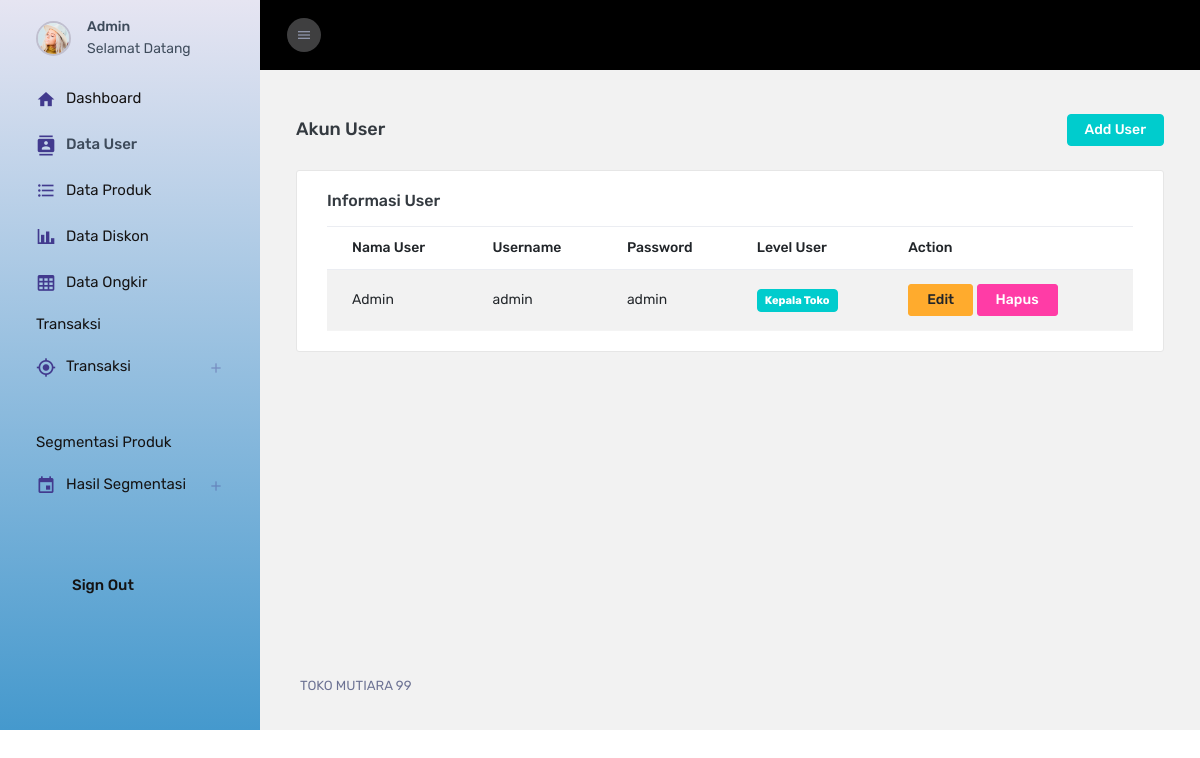
/Admin/cUser (signed in), run on an earlier commit of the app's database.
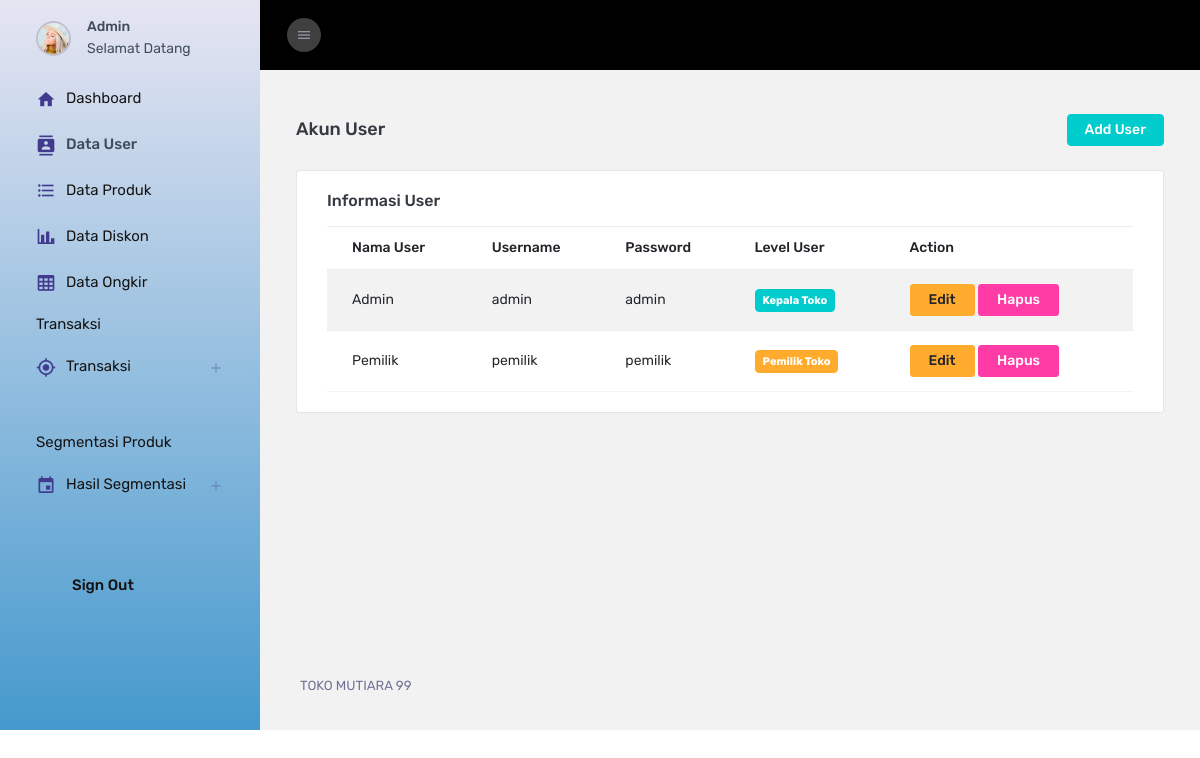
And on a later commit of the database.
### tables this page shows
CREATE TABLE `user` (
  `id_user` int(11) NOT NULL,
  `nama_user` varchar(125) NOT NULL,
  `username` varchar(125) NOT NULL,
  `password` varchar(125) NOT NULL,
  `level_user` int(11) NOT NULL
);

### application/controllers/Admin/cUser.php (called while the page is built, shortened)
<?php
class cUser extends CI_Controller
{
	public function __construct()
	{
		$this->load->model('mUser');
	}
	function index()
	{
		$data = array(
			'user' => $this->mUser->select()
		);
		$this->load->view('Admin/Layout/head');
		$this->load->view('Admin/User/vUser', $data);
		$this->load->view('Admin//Layout/footer');
	}
}

### index.php (called while the page is built, shortened)
<?php
require_once BASEPATH.'core/CodeIgniter.php';

### application/models/mUser.php (called while the page is built, shortened)
<?php
class mUser extends CI_Model
{
	public function select()
	{
		$this->db->select('*');
		$this->db->from('user');
		return $this->db->get()->result();
	}
}

### application/views/Admin/User/vUser.php (the view, shortened to what this page needs)
<div class="main-panel">
	<div class="content-wrapper">
		<div class="page-header">
			<h3 class="page-title">Akun User</h3>
			<div class="d-flex">
				<a href="<?= base_url('Admin/cUser/create') ?>" class="btn btn-sm ml-3 btn-success"> Add User </a>
			</div>
		</div>
		<div class="row">
			<div class="col-lg-12 grid-margin stretch-card">
				<div class="card">
					<div class="card-body">
						<h4 class="card-title">Informasi User</h4>
						<div class="table-responsive">
							<table class="table table-striped">
								<thead>
									<tr>
										<th>Nama User</th>
										<th>Username</th>
										<th>Password</th>
										<th>Level User</th>
										<th>Action</th>
									</tr>
								</thead>
								<tbody>
									<?php
									foreach ($user as $key => $value) {
									?>
										<tr>
											<td><?= $value->nama_user ?></td>
											<td><?= $value->username ?></td>
											<td><?= $value->password ?></td>
											<td><?php
												if ($value->level_user == '1') {
												?>
													<span class="badge badge-success">Kepala Toko</span>
												<?php
												} else {
												?>
													<span class="badge badge-warning">Pemilik Toko</span>
												<?php
												}
												?>
											</td>
											<td>
												<a href="<?= base_url('Admin/cUser/update/' . $value->id_user) ?>" class="btn btn-warning"> Edit </a>
												<a href="<?= base_url('Admin/cUser/delete/' . $value->id_user) ?>" class="btn btn-danger"> Hapus </a>
											</td>
										</tr>
									<?php
									}
									?>
								</tbody>
							</table>
						</div>
					</div>
				</div>
			</div>
		</div>
	</div>

### application/views/Admin/Layout/head.php (shortened to what this page needs)
<!DOCTYPE html>
<html lang="en">
<head>
	<link rel="stylesheet" href="<?= base_url('asset/admin/template/') ?>assets/vendors/mdi/css/materialdesignicons.min.css" />
	<link rel="stylesheet" href="<?= base_url('asset/admin/template/') ?>assets/vendors/flag-icon-css/css/flag-icon.min.css" />
	<link rel="stylesheet" href="<?= base_url('asset/admin/template/') ?>assets/vendors/css/vendor.bundle.base.css" />
	<link rel="stylesheet" href="<?= base_url('asset/admin/template/') ?>assets/vendors/font-awesome/css/font-awesome.min.css" />
	<link rel="stylesheet" href="<?= base_url('asset/admin/template/') ?>assets/vendors/bootstrap-datepicker/bootstrap-datepicker.min.css" />
	<link rel="stylesheet" href="<?= base_url('asset/admin/template/') ?>assets/css/style.css" />
</head>
<body>
	<div class="container-scroller">
		<nav class="sidebar sidebar-offcanvas" id="sidebar">
			<ul class="nav">
				<li class="nav-item nav-profile">
					<a href="#" class="nav-link">
						<div class="nav-profile-image">
							<img src="<?= base_url('asset/admin/template/') ?>assets/images/faces/face1.jpg" alt="profile" />
						</div>
						<div class="nav-profile-text d-flex flex-column pr-3">
							<span class="font-weight-medium mb-2">Admin</span>
							<span class="font-weight-normal">Selamat Datang</span>
						</div>
					</a>
				</li>
				<li class="nav-item">
					<a class="nav-link" href="<?= base_url('Admin/cDashboard') ?>">
						<i class="mdi mdi-home menu-icon"></i>
						<span class="menu-title">Dashboard</span>
					</a>
				</li>
				<li class="nav-item">
					<a class="nav-link" href="<?= base_url('Admin/cUser') ?>">
						<i class="mdi mdi-contacts menu-icon"></i>
						<span class="menu-title">Data User</span>
					</a>
				</li>
				<li class="nav-item">
					<a class="nav-link" href="<?= base_url('Admin/cProduk') ?>">
						<i class="mdi mdi-format-list-bulleted menu-icon"></i>
						<span class="menu-title">Data Produk</span>
					</a>
				</li>
				<li class="nav-item">
					<a class="nav-link" href="<?= base_url('Admin/cDiskon') ?>">
						<i class="mdi mdi-chart-bar menu-icon"></i>
						<span class="menu-title">Data Diskon</span>
					</a>
				</li>
				<li class="nav-item">
					<a class="nav-link" href="<?= base_url('Admin/cOngkir') ?>">
						<i class="mdi mdi-table-large menu-icon"></i>
						<span class="menu-title">Data Ongkir</span>
					</a>
				</li>
				<li class="nav-item">
					<span class="nav-link" href="#">
						<span class="menu-title">Transaksi</span>
					</span>
				</li>
				<li class="nav-item">
					<a class="nav-link" data-toggle="collapse" href="#ui-basic" aria-expanded="false" aria-controls="ui-basic">
						<i class="mdi mdi-crosshairs-gps menu-icon"></i>
						<span class="menu-title">Transaksi</span>
						<i class="menu-arrow"></i>
					</a>
				</li>
				<li class="nav-item">
					<span class="nav-link" href="#">
						<span class="menu-title">Segmentasi Produk</span>
					</span>
				</li>
				<li class="nav-item">
					<a class="nav-link" data-toggle="collapse" href="#ui-segmentasi" aria-expanded="false" aria-controls="ui-segmentasi">
						<i class="mdi mdi-calendar menu-icon"></i>
						<span class="menu-title">Hasil Segmentasi</span>
						<i class="menu-arrow"></i>
					</a>
				</li>
				<li class="nav-item sidebar-actions">
					<div class="nav-link">
						<div class="mt-4">
							<ul class="mt-4 pl-0">
								<li class="nav-item">
									<a class="nav-link" href="<?= base_url('cLogin/logout') ?>">
										<span class="menu-title">Sign Out</span>
									</a>
								</li>
							</ul>
						</div>
					</div>
				</li>
			</ul>
		</nav>
		<div class="container-fluid page-body-wrapper">
			<nav class="navbar col-lg-12 col-12 p-lg-0 fixed-top d-flex flex-row">
				<div class="navbar-menu-wrapper d-flex align-items-stretch justify-content-between">
					<button class="navbar-toggler navbar-toggler align-self-center mr-2" type="button" data-toggle="minimize">
						<i class="mdi mdi-menu"></i>
					</button>
				</div>
			</nav>

### application/views/Admin/Layout/footer.php (shortened to what this page needs)
<footer class="footer">
	<div class="d-sm-flex justify-content-center justify-content-sm-between">
		<span class="text-muted d-block text-center text-sm-left d-sm-inline-block">TOKO MUTIARA 99</span>
	</div>
</footer>
</div>
</div>
</div>
<link href="<?= base_url('asset/') ?>DataTable/datatables.min.css" rel="stylesheet">
</body>
</html>

What changed in the data, as far as the page shows it:
added user: nama_user "Pemilik", username "pemilik", password "pemilik", level_user "Pemilik Toko"
